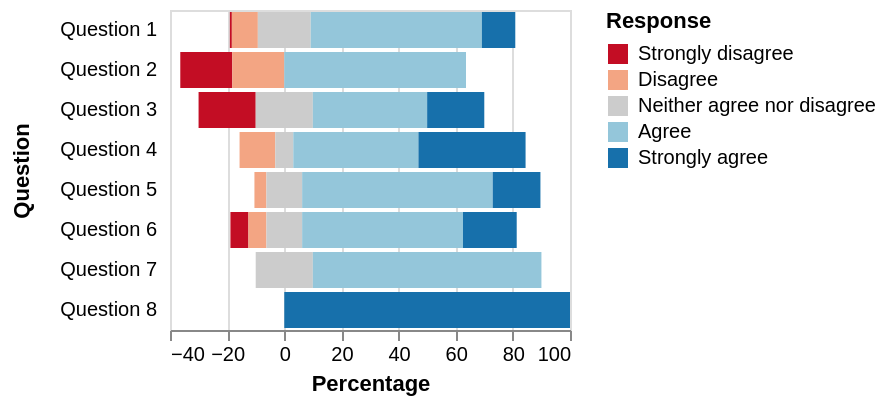

Write a Vega-Lite specification for this figure.
### Vega specification from a JSON file in a GitHub repository (floating-point values rounded to 4 significant figures)
{"$schema": "https://vega.github.io/schema/vega/v5.json", "description": "A diverging stacked bar chart for sentiments towards a set of eight questions, displayed as percentages with neutral responses straddling the 0% mark", "autosize": "pad", "background": "white", "padding": 5, "width": 200, "style": "cell", "data": [{"name": "source_0", "values": [{"question": "Question 1", "type": "Strongly disagree", "value": 24, "percentage": 0.7}, {"question": "Question 1", "type": "Disagree", "value": 294, "percentage": 9.1}, {"question": "Question 1", "type": "Neither agree nor disagree", "value": 594, "percentage": 18.5}, {"question": "Question 1", "type": "Agree", "value": 1927, "percentage": 59.9}, {"question": "Question 1", "type": "Strongly agree", "value": 376, "percentage": 11.7}, {"question": "Question 2", "type": "Strongly disagree", "value": 2, "percentage": 18.2}, {"question": "Question 2", "type": "Disagree", "value": 2, "percentage": 18.2}, {"question": "Question 2", "type": "Neither agree nor disagree", "value": 0, "percentage": 0}, {"question": "Question 2", "type": "Agree", "value": 7, "percentage": 63.6}, {"question": "Question 2", "type": "Strongly agree", "value": 11, "percentage": 0}, {"question": "Question 3", "type": "Strongly disagree", "value": 2, "percentage": 20}, {"question": "Question 3", "type": "Disagree", "value": 0, "percentage": 0}, {"question": "Question 3", "type": "Neither agree nor disagree", "value": 2, "percentage": 20}, {"question": "Question 3", "type": "Agree", "value": 4, "percentage": 40}, {"question": "Question 3", "type": "Strongly agree", "value": 2, "percentage": 20}, {"question": "Question 4", "type": "Strongly disagree", "value": 0, "percentage": 0}, {"question": "Question 4", "type": "Disagree", "value": 2, "percentage": 12.5}, {"question": "Question 4", "type": "Neither agree nor disagree", "value": 1, "percentage": 6.3}, {"question": "Question 4", "type": "Agree", "value": 7, "percentage": 43.8}, {"question": "Question 4", "type": "Strongly agree", "value": 6, "percentage": 37.5}, {"question": "Question 5", "type": "Strongly disagree", "value": 0, "percentage": 0}, {"question": "Question 5", "type": "Disagree", "value": 1, "percentage": 4.2}, {"question": "Question 5", "type": "Neither agree nor disagree", "value": 3, "percentage": 12.5}, {"question": "Question 5", "type": "Agree", "value": 16, "percentage": 66.7}, {"question": "Question 5", "type": "Strongly agree", "value": 4, "percentage": 16.7}, {"question": "Question 6", "type": "Strongly disagree", "value": 1, "percentage": 6.3}, {"question": "Question 6", "type": "Disagree", "value": 1, "percentage": 6.3}, {"question": "Question 6", "type": "Neither agree nor disagree", "value": 2, "percentage": 12.5}, {"question": "Question 6", "type": "Agree", "value": 9, "percentage": 56.3}, {"question": "Question 6", "type": "Strongly agree", "value": 3, "percentage": 18.8}, {"question": "Question 7", "type": "Strongly disagree", "value": 0, "percentage": 0}, {"question": "Question 7", "type": "Disagree", "value": 0, "percentage": 0}, {"question": "Question 7", "type": "Neither agree nor disagree", "value": 1, "percentage": 20}, {"question": "Question 7", "type": "Agree", "value": 4, "percentage": 80}, {"question": "Question 7", "type": "Strongly agree", "value": 0, "percentage": 0}, {"question": "Question 8", "type": "Strongly disagree", "value": 0, "percentage": 0}, {"question": "Question 8", "type": "Disagree", "value": 0, "percentage": 0}, {"question": "Question 8", "type": "Neither agree nor disagree", "value": 0, "percentage": 0}, {"question": "Question 8", "type": "Agree", "value": 0, "percentage": 0}, {"question": "Question 8", "type": "Strongly agree", "value": 2, "percentage": 100}]}, {"name": "data_0", "source": "source_0", "transform": [{"type": "formula", "expr": "if(datum.type === 'Strongly disagree',-2,0) + if(datum.type==='Disagree',-1,0) + if(datum.type =='Neither agree nor disagree',0,0) + if(datum.type ==='Agree',1,0) + if(datum.type ==='Strongly agree',2,0)", "as": "q_order"}, {"type": "formula", "expr": "if(datum.type === 'Disagree' || datum.type === 'Strongly disagree', datum.percentage,0) + if(datum.type === 'Neither agree nor disagree', datum.percentage / 2,0)", "as": "signed_percentage"}, {"type": "stack", "groupby": ["question"], "field": "percentage", "sort": {"field": [], "order": []}, "as": ["v1", "v2"], "offset": "zero"}, {"type": "joinaggregate", "as": ["offset"], "ops": ["sum"], "fields": ["signed_percentage"], "groupby": ["question"]}, {"type": "formula", "expr": "datum.v1 - datum.offset", "as": "nx"}, {"type": "formula", "expr": "datum.v2 - datum.offset", "as": "nx2"}, {"type": "filter", "expr": "datum[\"nx\"] !== null && isFinite(datum[\"nx\"])"}]}], "signals": [{"name": "y_step", "value": 20}, {"name": "height", "update": "bandspace(domain('y').length, 0.1, 0.05) * y_step"}], "marks": [{"name": "marks", "type": "rect", "style": ["bar"], "from": {"data": "data_0"}, "encode": {"update": {"fill": {"scale": "color", "field": "type"}, "x": {"scale": "x", "field": "nx"}, "x2": {"scale": "x", "field": "nx2"}, "y": {"scale": "y", "field": "question"}, "height": {"scale": "y", "band": true}}}}], "scales": [{"name": "x", "type": "linear", "domain": {"data": "data_0", "fields": ["nx", "nx2"]}, "range": [0, {"signal": "width"}], "nice": true, "zero": true}, {"name": "y", "type": "band", "domain": {"data": "data_0", "field": "question", "sort": true}, "range": {"step": {"signal": "y_step"}}, "paddingInner": 0.1, "paddingOuter": 0.05}, {"name": "color", "type": "ordinal", "domain": ["Strongly disagree", "Disagree", "Neither agree nor disagree", "Agree", "Strongly agree"], "range": ["#c30d24", "#f3a583", "#cccccc", "#94c6da", "#1770ab"]}], "axes": [{"scale": "x", "orient": "bottom", "gridScale": "y", "grid": true, "tickCount": {"signal": "ceil(width/40)"}, "domain": false, "labels": false, "maxExtent": 0, "minExtent": 0, "ticks": false, "zindex": 0}, {"scale": "x", "orient": "bottom", "grid": false, "title": "Percentage", "labelFlush": true, "labelOverlap": true, "tickCount": {"signal": "ceil(width/40)"}, "zindex": 0}, {"scale": "y", "orient": "left", "grid": false, "title": "Question", "domain": false, "minExtent": 60, "offset": 5, "ticks": false, "zindex": 0}], "legends": [{"title": "Response", "fill": "color", "gradientLength": {"signal": "clamp(height, 64, 200)"}, "symbolType": "square"}], "config": {"background": "white"}}
